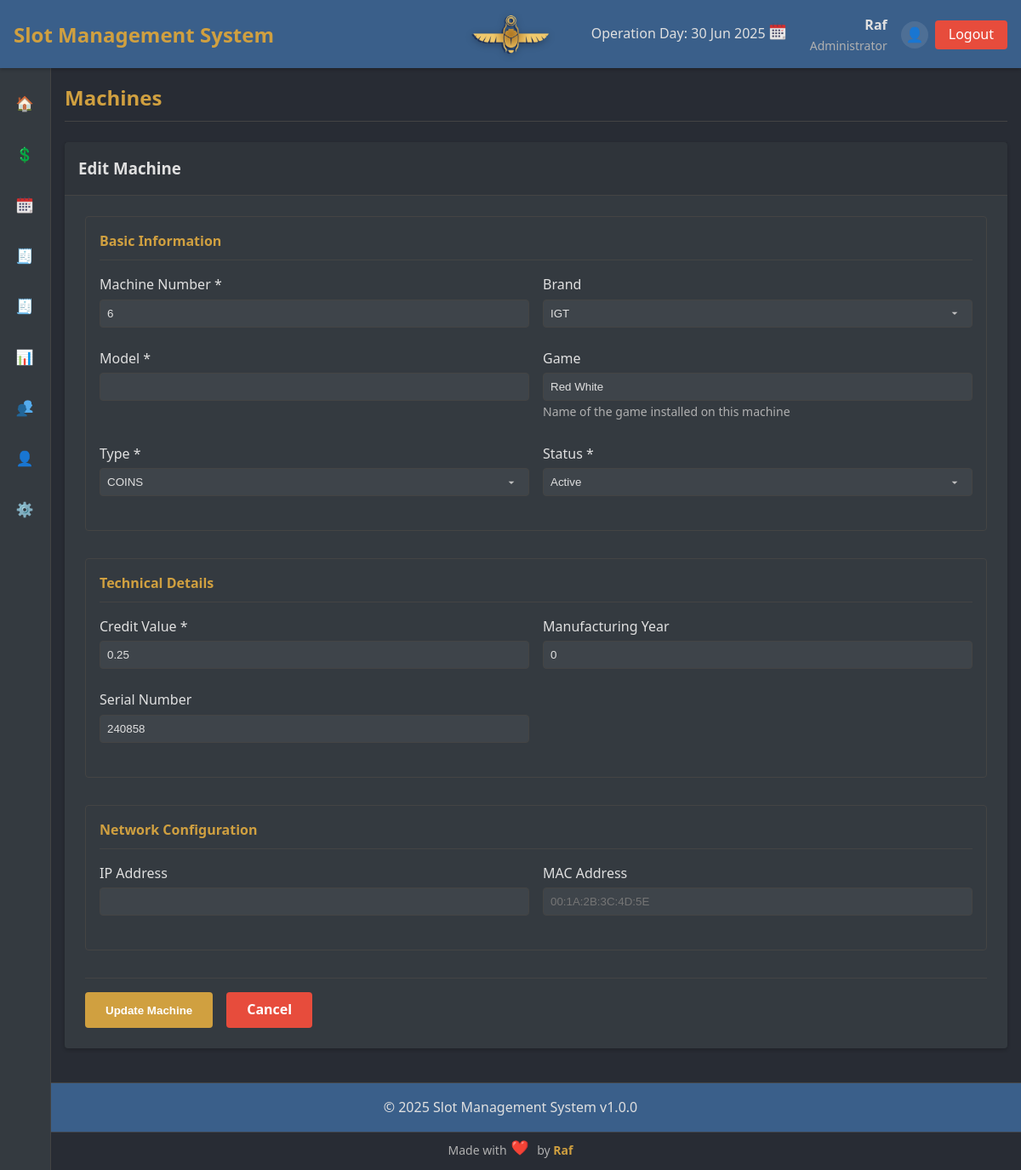
/index.php?page=machines&action=edit&id=23 (signed in), run on the app's committed database.
### tables this page shows
CREATE TABLE `machines` (
  `id` int NOT NULL AUTO_INCREMENT,
  `machine_number` varchar(50) NOT NULL,
  `brand_id` int DEFAULT NULL,
  `model` varchar(100) NOT NULL,
  `game` varchar(100) DEFAULT NULL,
  `type_id` int DEFAULT NULL,
  `credit_value` decimal(10,2) NOT NULL,
  `manufacturing_year` int DEFAULT NULL,
  `ip_address` varchar(15) DEFAULT NULL,
  `mac_address` varchar(17) DEFAULT NULL,
  `serial_number` varchar(100) DEFAULT NULL,
  `status` enum('Active','Inactive','Maintenance','Reserved') NOT NULL DEFAULT 'Active',
  `ticket_printer` enum('yes','N/A') DEFAULT NULL,
  `system_comp` enum('offline','online') DEFAULT NULL,
  `created_at` timestamp NULL DEFAULT CURRENT_TIMESTAMP,
  `updated_at` timestamp NULL DEFAULT CURRENT_TIMESTAMP ON UPDATE CURRENT_TIMESTAMP,
  PRIMARY KEY (`id`),
  UNIQUE KEY `machine_number` (`machine_number`),
  UNIQUE KEY `serial_number` (`serial_number`),
  KEY `brand_id` (`brand_id`),
  KEY `type_id` (`type_id`),
  KEY `idx_machines_game` (`game`)
);

CREATE TABLE `brands` (
  `id` int NOT NULL AUTO_INCREMENT,
  `name` varchar(100) NOT NULL,
  `description` text,
  `created_at` timestamp NULL DEFAULT CURRENT_TIMESTAMP,
  `updated_at` timestamp NULL DEFAULT CURRENT_TIMESTAMP ON UPDATE CURRENT_TIMESTAMP,
  PRIMARY KEY (`id`),
  UNIQUE KEY `name` (`name`)
);

CREATE TABLE `machine_types` (
  `id` int NOT NULL AUTO_INCREMENT,
  `name` varchar(50) NOT NULL,
  `description` text,
  `created_at` timestamp NULL DEFAULT CURRENT_TIMESTAMP,
  `updated_at` timestamp NULL DEFAULT CURRENT_TIMESTAMP ON UPDATE CURRENT_TIMESTAMP,
  PRIMARY KEY (`id`),
  UNIQUE KEY `name` (`name`)
);

### config/config.php (called while the page is built, shortened)
    <?php
$machine_statuses = ['Active', 'Inactive', 'Maintenance', 'Reserved'];
?>

### pages/machines/edit.php (the view, shortened to what this page needs)
<?php
$machine_id = $_GET['id'];
$machine = null;
try {
    $stmt = $conn->prepare("SELECT * FROM machines WHERE id = ?");
    $stmt->execute([$machine_id]);
    $machine = $stmt->fetch(PDO::FETCH_ASSOC);
} catch (PDOException $e) {
    $error = "Database error: " . $e->getMessage();
}
try {
    $brands_stmt = $conn->query("SELECT id, name FROM brands ORDER BY name");
    $brands = $brands_stmt->fetchAll(PDO::FETCH_ASSOC);
} catch (PDOException $e) {
    $error = "Database error: " . $e->getMessage();
    $brands = [];
}
try {
    $types_stmt = $conn->query("SELECT id, name FROM machine_types ORDER BY name");
    $machine_types = $types_stmt->fetchAll(PDO::FETCH_ASSOC);
} catch (PDOException $e) {
    $error = "Database error: " . $e->getMessage();
    $machine_types = [];
}
?>
<div class="machine-edit fade-in">
    <div class="card">
        <div class="card-header">
            <h3>Edit Machine</h3>
        </div>
        <div class="card-body">
            <form action="index.php?page=machines&action=edit&id=<?php echo $machine_id; ?>" method="POST" onsubmit="return validateForm(this)">
                <div class="form-section">
                    <h4>Basic Information</h4>
                    <div class="row">
                        <div class="col">
                            <div class="form-group">
                                <label for="machine_number">Machine Number *</label>
                                <input type="text" id="machine_number" name="machine_number" class="form-control" value="<?php echo htmlspecialchars($machine['machine_number']); ?>" required>
                            </div>
                        </div>
                        <div class="col">
                            <div class="form-group">
                                <label for="brand_id">Brand</label>
                                <select id="brand_id" name="brand_id" class="form-control">
                                    <?php foreach ($brands as $brand): ?>
                                        <option value="<?php echo $brand['id']; ?>" <?php echo $machine['brand_id'] == $brand['id'] ? 'selected' : ''; ?>>
                                            <?php echo htmlspecialchars($brand['name']); ?>
                                        </option>
                                    <?php endforeach; ?>
                                </select>
                            </div>
                        </div>
                    </div>
                    <div class="row">
                        <div class="col">
                            <div class="form-group">
                                <label for="model">Model *</label>
                                <input type="text" id="model" name="model" class="form-control" value="<?php echo htmlspecialchars($machine['model']); ?>" required>
                            </div>
                        </div>
                        <div class="col">
                            <div class="form-group">
                                <label for="game">Game</label>
                                <input type="text" id="game" name="game" class="form-control" value="<?php echo htmlspecialchars($machine['game'] ?? ''); ?>" placeholder="e.g., Buffalo Gold, Lightning Link">
                                <small class="form-text">Name of the game installed on this machine</small>
                            </div>
                        </div>
                    </div>
                    <div class="row">
                        <div class="col">
                            <div class="form-group">
                                <label for="type_id">Type *</label>
                                <select id="type_id" name="type_id" class="form-control" required>
                                    <?php foreach ($machine_types as $type): ?>
                                        <option value="<?php echo $type['id']; ?>" <?php echo $machine['type_id'] == $type['id'] ? 'selected' : ''; ?>>
                                            <?php echo htmlspecialchars($type['name']); ?>
                                        </option>
                                    <?php endforeach; ?>
                                </select>
                            </div>
                        </div>
                        <div class="col">
                            <div class="form-group">
                                <label for="status">Status *</label>
                                <select id="status" name="status" class="form-control" required>
                                    <?php foreach ($machine_statuses as $status_opt): ?>
                                        <option value="<?php echo $status_opt; ?>" <?php echo $machine['status'] == $status_opt ? 'selected' : ''; ?>>
                                            <?php echo $status_opt; ?>
                                        </option>
                                    <?php endforeach; ?>
                                </select>
                            </div>
                        </div>
                    </div>
                </div>
                <div class="form-section">
                    <h4>Technical Details</h4>
                    <div class="row">
                        <div class="col">
                            <div class="form-group">
                                <label for="credit_value">Credit Value *</label>
                                <input type="number" id="credit_value" name="credit_value" class="form-control" value="<?php echo htmlspecialchars(number_format((float)$machine['credit_value'], 2)); ?>" step="0.01" min="0" required>
                            </div>
                        </div>
                        <div class="col">
                            <div class="form-group">
                                <label for="manufacturing_year">Manufacturing Year</label>
                                <input type="number" id="manufacturing_year" name="manufacturing_year" class="form-control" value="<?php echo htmlspecialchars($machine['manufacturing_year']); ?>" min="1900" max="<?php echo date('Y'); ?>">
                            </div>
                        </div>
                    </div>
                    <div class="row">
                        <div class="col">
                            <div class="form-group">
                                <label for="serial_number">Serial Number</label>
                                <input type="text" id="serial_number" name="serial_number" class="form-control" value="<?php echo htmlspecialchars($machine['serial_number']); ?>">
                            </div>
                        </div>
                        <div class="col">
                        </div>
                    </div>
                </div>
                <div class="form-section">
                    <h4>Network Configuration</h4>
                    <div class="row">
                        <div class="col">
                            <div class="form-group">
                                <label for="ip_address">IP Address</label>
                                <input type="text" id="ip_address" name="ip_address" class="form-control ip-address" value="<?php echo htmlspecialchars($machine['ip_address']); ?>">
                            </div>
                        </div>
                        <div class="col">
                            <div class="form-group">
                                <label for="mac_address">MAC Address</label>
                                <input type="text" id="mac_address" name="mac_address" class="form-control mac-address" value="<?php echo htmlspecialchars($machine['mac_address']); ?>" placeholder="00:1A:2B:3C:4D:5E">
                            </div>
                        </div>
                    </div>
                </div>
                <div class="form-actions">
                    <button type="submit" class="btn btn-primary">Update Machine</button>
                    <a href="index.php?page=machines" class="btn btn-danger">Cancel</a>
                </div>
            </form>
        </div>
    </div>
</div>

### assets/css/styles.css (style rules this page uses)
:root { --primary-color: #3a5f8a; --secondary-color: #d0a040; --accent-color: #e74c3c; --dark-bg: #282c34; --light-bg: #343a40; --text-light: #e0e0e0; --text-muted: #b0b0b0; --success-color: #2ecc71; --warning-color: #f39c12; --danger-color: #e74c3c; --border-color: #444444; --spacing-xs: 0.25rem; --spacing-sm: 0.5rem; --spacing-md: 1rem; --spacing-lg: 1.5rem; --spacing-xl: 2rem; --font-xs: 0.75rem; --font-sm: 0.875rem; --font-md: 1rem; --font-lg: 1.25rem; --font-xl: 1.5rem; --font-xxl: 2rem; --border-radius: 4px; --box-shadow: 0 2px 4px rgba(0, 0, 0, 0.2); --transition-speed: 0.3s; --sidebar-width-expanded: 250px; --sidebar-width-collapsed: 60px; }
* { margin: 0; padding: 0; box-sizing: border-box; }
body { font-family: 'Segoe UI', Tahoma, Geneva, Verdana, sans-serif; background-color: var(--dark-bg); color: var(--text-light); line-height: 1.6; padding-top: 80px; }
a { color: var(--secondary-color); text-decoration: none; transition: color var(--transition-speed); }
.form-group { margin-bottom: var(--spacing-lg); }
label { display: block; margin-bottom: var(--spacing-xs); color: var(--text-light); }
.form-control { width: 100%; padding: var(--spacing-sm); background-color: rgba(255, 255, 255, 0.05); border: 1px solid var(--border-color); border-radius: var(--border-radius); color: var(--text-light); transition: border-color var(--transition-speed); }
.btn { display: inline-block; padding: var(--spacing-sm) var(--spacing-lg); border: none; border-radius: var(--border-radius); cursor: pointer; font-weight: bold; text-align: center; transition: all var(--transition-speed); }
.btn-primary { background-color: var(--secondary-color); color: white; }
.btn-danger { background-color: var(--danger-color); color: white; }
.card { background-color: var(--light-bg); border-radius: var(--border-radius); box-shadow: var(--box-shadow); margin-bottom: var(--spacing-lg); }
.card-header { padding: var(--spacing-md); border-bottom: 1px solid var(--border-color); background-color: rgba(0, 0, 0, 0.1); }
.card-body { padding: var(--spacing-lg); }
.row { display: flex; flex-wrap: wrap; margin: 0 -0.5rem; }
.col { flex: 1; padding: 0 0.5rem; }
select { background-color: rgba(255, 255, 255, 0.05); color: var(--text-light); border: 1px solid var(--border-color); }
select { -moz-appearance: none; appearance: none; background-repeat: no-repeat; background-position: right 0.75rem center; background-size: 16px; }
option { background-color: var(--light-bg); color: var(--text-light); padding: 0.5rem; }
.form-section { margin-bottom: 2rem; padding: 1rem; border: 1px solid var(--border-color); border-radius: var(--border-radius); }
.form-section h4 { margin-bottom: 1rem; color: var(--secondary-color); border-bottom: 1px solid var(--border-color); padding-bottom: 0.5rem; }
.form-actions { margin-top: 2rem; padding-top: 1rem; border-top: 1px solid var(--border-color); display: flex; gap: 1rem; }
.form-text { color: var(--text-muted); font-size: 0.875rem; margin-top: 0.25rem; }
.fade-in { animation: fadeIn var(--transition-speed); }

### data on the page
machines: machine_number "6", brand_id "IGT", game "Red White", type_id "COINS", status "Active", credit_value "0.25", manufacturing_year "0", serial_number "240858"

### other printed values
$app_name "Slot Management System"
$_SESSION['username'] "Raf"
$user_roles[$_SESSION['user_role']] "Administrator"
$app_version "1.0.0"
